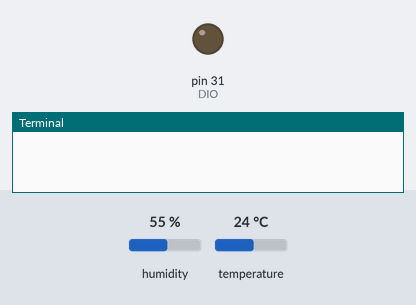
Recording of a program running on a simulated Raspberry Pi (header pin numbers). On the bench: output pins drawn as LEDs (lit = HIGH), the last lines printed to the terminal. Inputs (shaded band) come from the test bench; at power-on: humidity 55 %, temperature 24 °C. The clock reads 2024-03-15 10:24:30 at power-on unless the program sets it; pins used as bus, display or sensor lines are not drawn.

Above: at 1.2 s.
1.3 s: humidity set to 22 %
At 2.6 s:
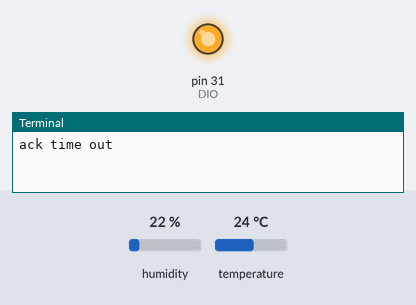
5.5 s: temperature set to 12 °C
8.8 s: humidity set to 40 %
12.1 s: temperature set to 19 °C
15.5 s: humidity set to 68 %
18.8 s: temperature set to 28 °C
Timing chart, 0 to 21.8 s (numbered marks = the images above; inputs shaded):
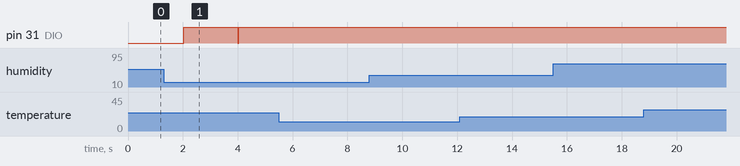

The program:

drv_dht11.py
```python
# debug done.

import RPi.GPIO as GPIO
from time import time, sleep

DIO = 31

GPIO.setmode(GPIO.BOARD)
GPIO.setwarnings(False)

def millis():
    return int(time()*1000)

def elapsed(tms):
    return millis()-tms

def micros():
    return int(time()*1000000)

def drv_dht11_output():
    GPIO.setup(DIO, GPIO.OUT)

def drv_dht11_input():
    GPIO.setup(DIO, GPIO.IN)

def drv_dht11_write(val):
    if val:
        GPIO.output(DIO, True)
    else:
        GPIO.output(DIO, False)

def drv_dht11_read():
    return GPIO.input(DIO)

def drv_dht11_release():
    drv_dht11_output()
    drv_dht11_write(True)

def drv_dht11_get():
    buf = [0, 0, 0, 0, 0]
    ret = [0, 0, 0]
    val = 0
    tus = 0
    i = 0

    drv_dht11_output()
    drv_dht11_write(0)
    sleep(0.03)
    drv_dht11_write(1)
    drv_dht11_input()

    tus = micros()
    while not drv_dht11_read():
        if (micros() - tus) > 120:
            print("ack time out")
            drv_dht11_release()
            ret[0] = -1
            return ret

    tus = micros()
    while drv_dht11_read():
        if (micros() - tus) > 120:
            print("notice time out")
            drv_dht11_release()
            ret[0] = -2
            return ret

    for i in range(40):
        if (i % 8) == 0:
            val = 0

        tus = micros();
        while not drv_dht11_read():
            if (micros() - tus) > 50:
                print("read data wait high err,i=%d" % i)
                drv_dht11_release()
                ret[0] = -3
                return ret

        tus = micros();
        while drv_dht11_read():
            if (micros() - tus) > 70:
                print("read data wait low err,i=%d" % i)
                drv_dht11_release()
                ret[0] = -4
                return ret

        val <<= 1
        if (micros() - tus) > 35:
            val += 1

        buf[int(i/8)] = val;

    drv_dht11_release()

    val = (buf[0] + buf[1] + buf[2] + buf[3]) & 0xFF
    if val ==  buf[4]:
        ret[1] = buf[0]
        ret[2] = buf[2]
        return ret
    else:
        print("check sum err!%x-%x" % (val, buf[4]))
        ret[0] = -5
        return ret

tms = millis()

while True:
    if (elapsed(tms)) >= 2000:
        tms = millis()

        err, humy, temp = drv_dht11_get()
        if err < 0:
            pass
        else:
            print('current=>temp:%d humy:%d' % (temp, humy))

GPIO.cleanup()
```
